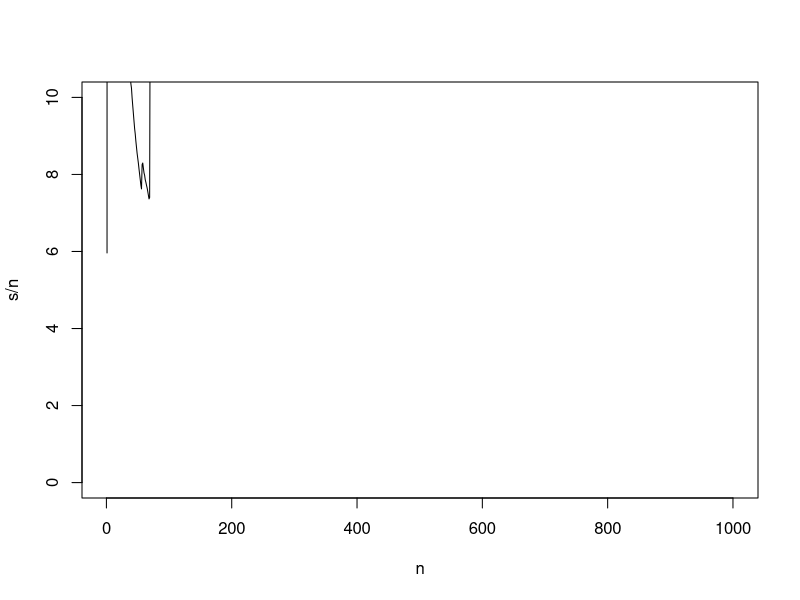
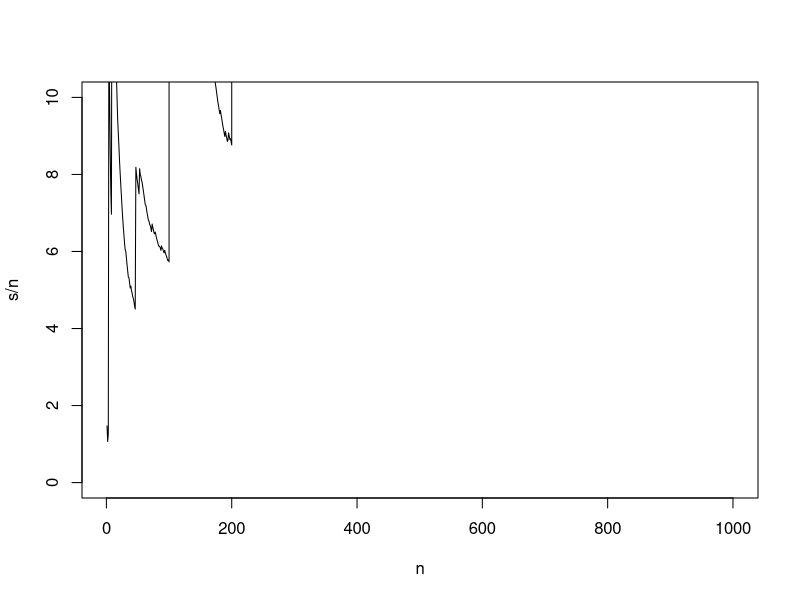
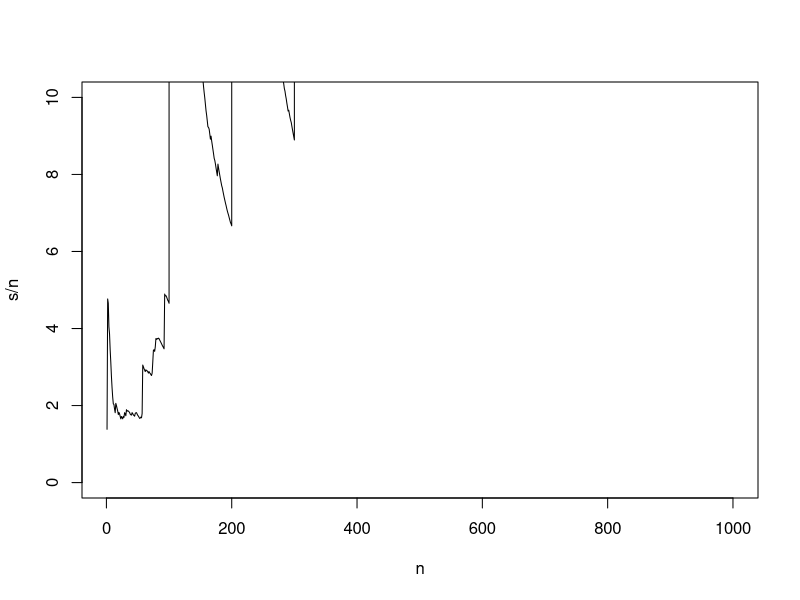
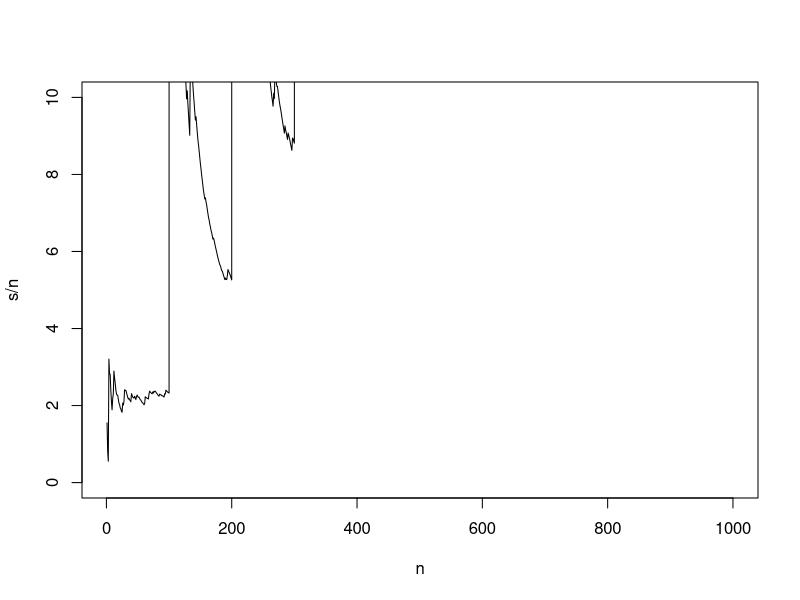
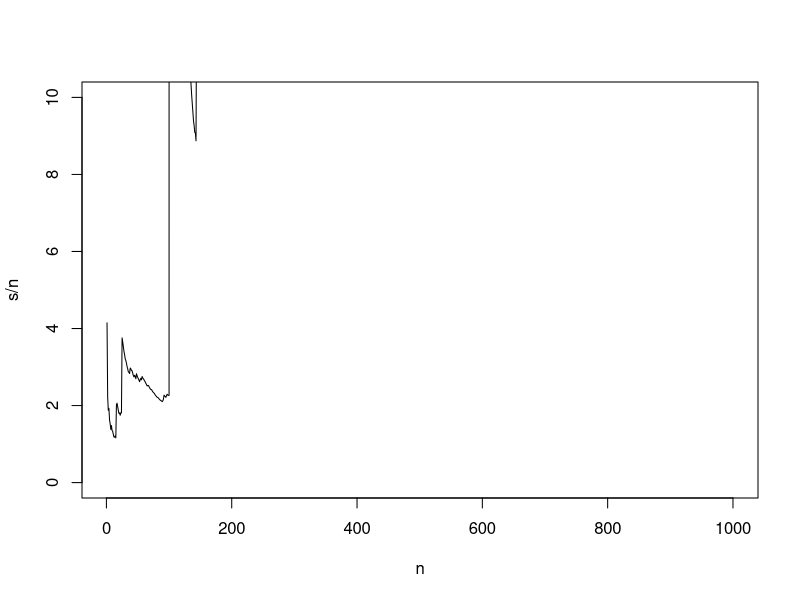
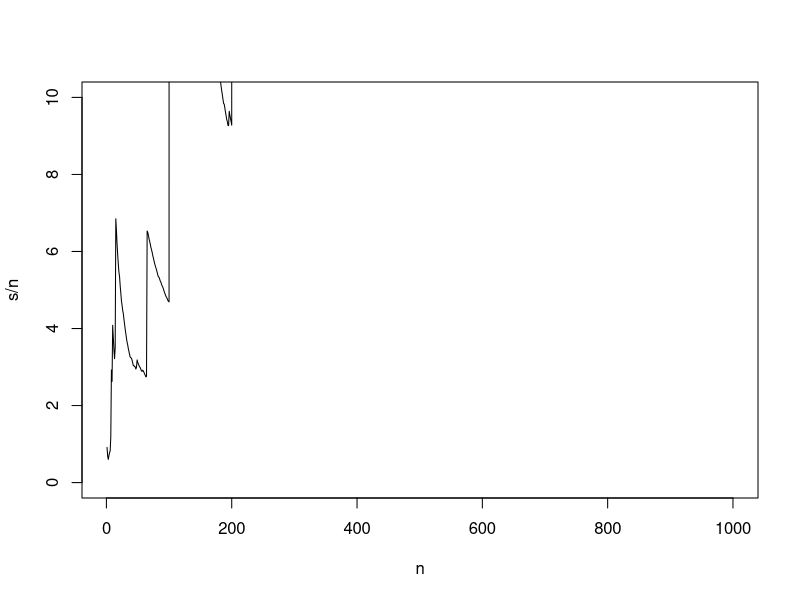
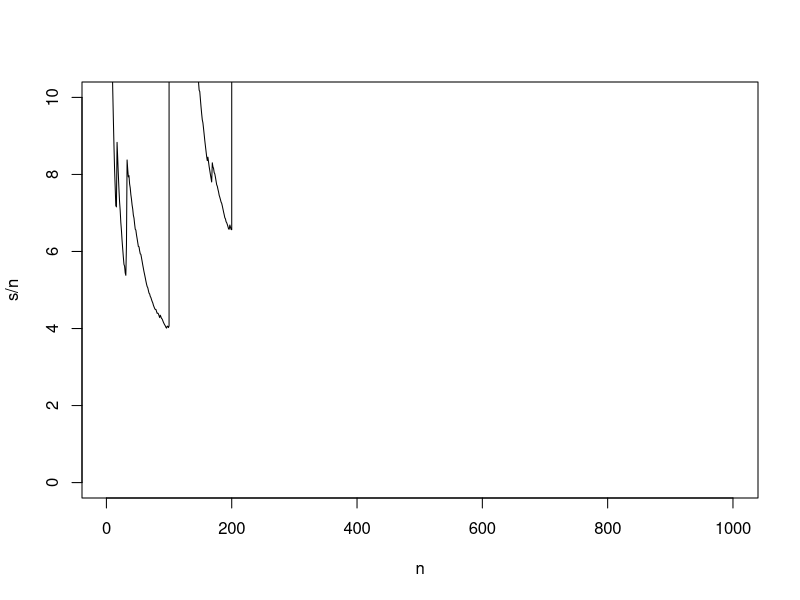
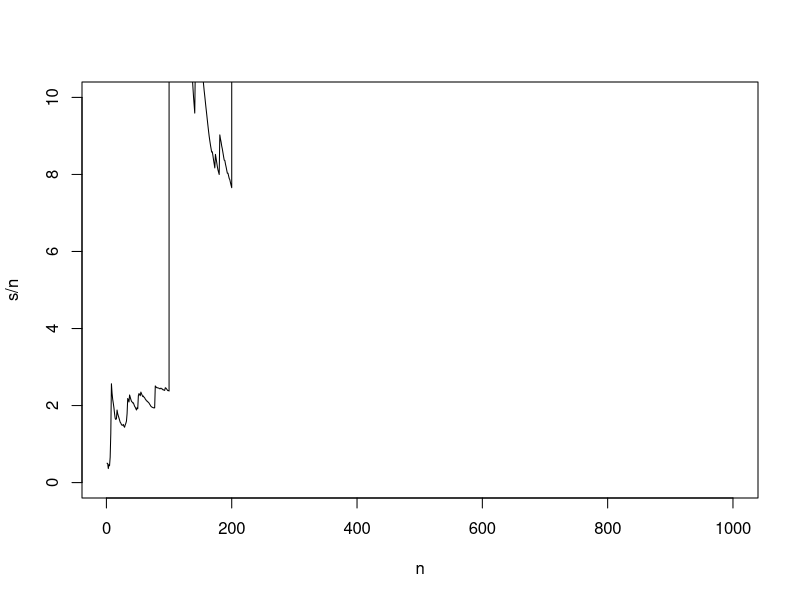

The R source for these figures, in order:
pdf("hw11.pdf")
# 1
n <- c(1:100)
y <- abs(rcauchy(1000))
s <- cumsum(y)
plot(s / n, xlab = "n", ylim = c(0, 10), type = "l")

n <- c(1:100)
y <- abs(rcauchy(1000))
s <- cumsum(y)
plot(s / n, xlab = "n", ylim = c(0, 10), type = "l")

n <- c(1:100)
y <- abs(rcauchy(1000))
s <- cumsum(y)
plot(s / n, xlab = "n", ylim = c(0, 10), type = "l")

n <- c(1:100)
y <- abs(rcauchy(1000))
s <- cumsum(y)
plot(s / n, xlab = "n", ylim = c(0, 10), type = "l")

n <- c(1:100)
y <- abs(rcauchy(1000))
s <- cumsum(y)
plot(s / n, xlab = "n", ylim = c(0, 10), type = "l")

n <- c(1:100)
y <- abs(rcauchy(1000))
s <- cumsum(y)
plot(s / n, xlab = "n", ylim = c(0, 10), type = "l")

n <- c(1:100)
y <- abs(rcauchy(1000))
s <- cumsum(y)
plot(s / n, xlab = "n", ylim = c(0, 10), type = "l")

n <- c(1:100)
y <- abs(rcauchy(1000))
s <- cumsum(y)
plot(s / n, xlab = "n", ylim = c(0, 10), type = "l")

# 3
# 3.2
# Number of estimates
num_estimates <- 1000

# Sample size for each estimate
sample_size <- 240

# Initialize a vector to store the estimates
estimates <- numeric(num_estimates)

# Define the function g(x)
g <- function(x) {
    return(1 / sin(exp(x) - 1))
}

# Perform Monte Carlo integration for each estimate
for (i in 1:num_estimates) {
    # Generate a sample of uniform random variables
    sample_points <- runif(sample_size, min = 0, max = 9 / 16)

    # Evaluate the function g(x) at the sample points and calculate the mean
    estimate <- mean(g(sample_points))

    # Store the estimate
    estimates[i] <- estimate
}

# Calculate the mean and standard deviation of the estimates
mean_estimate <- mean(estimates)
sd_estimate <- sd(estimates)

# Display the mean and standard deviation
print("Mean estimate:")
print(mean_estimate)

print("Standard deviation of estimates:")
print(sd_estimate)

# 3.6
# Function g(x)
g <- function(x) 1 / sin(exp(x) - 1)

# Proposal density f_X(x) and its inverse
f_X <- function(x) 2 / (3 * sqrt(x))
w <- function(x) 3 * sqrt(x) / 2

# Number of samples
num_samples <- 1000

# Generate samples from the proposal density f_X(x)
samples <- runif(num_samples, 0, 9 / 16)

# Calculate importance sampling estimates
importance_estimates <- g(samples) / w(samples)

# Calculate mean and standard deviation of the estimates
mean_estimate <- mean(importance_estimates)
sd_estimate <- sd(importance_estimates)

# Print the results
cat("Mean Estimate:", mean_estimate, "\n")
cat("Standard Deviation of Estimates:", sd_estimate, "\n")

dev.off()
